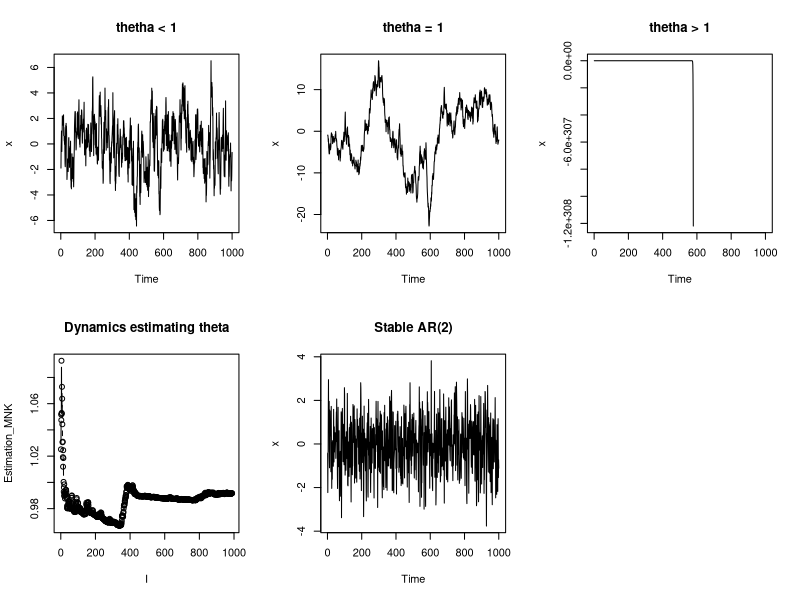

Write R code to recreate this figure.
library("stats")

AR<-function(theta,n){ # Вариация процесса, с передаваемыми theta. Вообще это процесс общего порядка, но тк я передаю
                       # Тета, то порядок эквивалентен размерности тета.  
    p<-length(theta)
    x<-rnorm(n+p)# Вектор размерности n+p

    for (i in (p+1):(n+p)) {
    x[i] <- sum(theta * rev(x[(i-p):(i-1)])) + rnorm(1)
    }

    x <- x[(p+1):(n+p)]

    return(x)
}

Estimation_MNK <- function(x) {
  n <- length(x)
  numerator <- 0
  denominator <- 0

  for (i in 2:n) {
    numerator <- numerator + x[i] * x[i-1]
    denominator <- denominator + x[i-1] * x[i-1]
  }

  theta <- numerator / denominator

  return(theta)
}

Estimation_MLE <- function(x) {
  n <- length(x)
  numerator <- 0
  denominator <- 0

  for (i in 2:n) {
    numerator <- numerator + x[i] * x[i-1]
    denominator <- denominator + x[i-1] * x[i-1]
  }

  theta <- numerator / denominator

  return(theta)
}


Generate_vector_theta_stationary <- function() { # размерность 2
  max_iterations <- 1000
  num_iterations <- 0

 while (num_iterations < max_iterations) {
   theta_local <- c(rnorm(1), rnorm(1))
   roots <- polyroot(c(-theta_local[2], -theta_local[1], 1))

   if (all(abs(roots)) < 1) {
     return(theta_local)
   }

   num_iterations <- num_iterations + 1
 }

 # Если не удалось найти устойчивый вектор theta
 return(c(0.5, -0.2))
}

#######################################################
#                      Задания                        #
#######################################################
par(mfrow = c(2, 3)) # Разбил окно вывод графков на сетку 2*3
############ 1 ##########


########################
#       Типы тета:     #
#    1 - |theta| < 1   #
#    2 - |theta| = 1   #
#    3 - |theta| > 1   #
########################

theta1 <- rnorm(1, mean=0, sd=0.5)

theta2 <- sample(c(-1, 1), 1)

theta3 <- rnorm(1, mean=2, sd=1)


# 1.1
theta <- c(theta1)
n<-1000
x<- AR(theta,n)
# png(filename="./AR_Plots/theta_lower_1.png")
plot.ts(x, main = "thetha < 1")
# dev.off()

# 1.2
theta <- c(theta2)
n <-1000
x <- AR(theta,n)
# png(filename="./AR_Plots/theta_equal_1.png")
plot.ts(x, main = "thetha = 1")
# dev.off()

# 1.3

theta <- c(theta3)
n <-1000
x <- AR(theta,n)
# png(filename="./AR_Plots/theta_upper_1.png")
plot.ts(x, main = "thetha > 1")
# dev.off()

############ 2 ##########
#Оценка МНК
theta <- c(theta1)
n <-1000
x <- AR(theta,n)

estimated_theta_mnk <- Estimation_MNK(x)
print("############ 2 ##########")
print(paste("Real theta: ", theta, " Estimated theta: ", estimated_theta_mnk))

############ 3 ##########
#Оценка ММН

#
# В случае гауссовского шума МНК и ММП выглядят одинаково.
# Для MП ошибка распредлена нормально, а авторегрессия описывается ошибкой
# Отриц логарифм правдоподоия эквивалентен МНК
# В выводе оценки будут разные потому, что данные заново генерируются.
#
theta <- c(theta1)
n <-1000
x <- AR(theta,n)

estimated_theta_mle <- Estimation_MLE(x)
print("############ 3 ##########")
print(paste("Real theta: ", theta, " Estimated theta: ", estimated_theta_mle))

############ 4 ##########

#4.a

theta <- theta2
n <- 1000
x <- AR(theta,n)
#4.b

estimated_theta_mnk_by_10_numbers <-Estimation_MNK(head(x,10))
print("############ 4 ##########")
print(paste("Real theta: ", theta, " Estimated theta: ", estimated_theta_mnk_by_10_numbers))

#4.c

estimated_theta_mnk_vector <- numeric(n)
for (i in 11:n){
  #Пусть первые 11 элементов вектора будут пустые
  estimated_theta_mnk_vector[i]<- estimated_theta_mnk_by_i_numbers <-Estimation_MNK(head(x,i))
}
estimated_theta_mnk_vector <- estimated_theta_mnk_vector[-c(1:11)]

#png(filename="./AR_Plots/Estimation_MNK_from_11_to_1000.png")
plot(estimated_theta_mnk_vector, type = 'b', main = "Dynamics estimating theta", xlab = "I", ylab = "Estimation_MNK", pch = 1)
# dev.off()

############ 5 ##########

theta <- Generate_vector_theta_stationary()
print("############ 5 ##########")
print("Theta vector:")
print(theta)

n <- 1000
x <- AR(theta,n)
plot.ts(x, main = "Stable AR(2)")

############ 6 ##########

model <- arima(x, order=c(2, 0, 0), include.mean=FALSE)

print("############ 6 ##########")
print (model)
